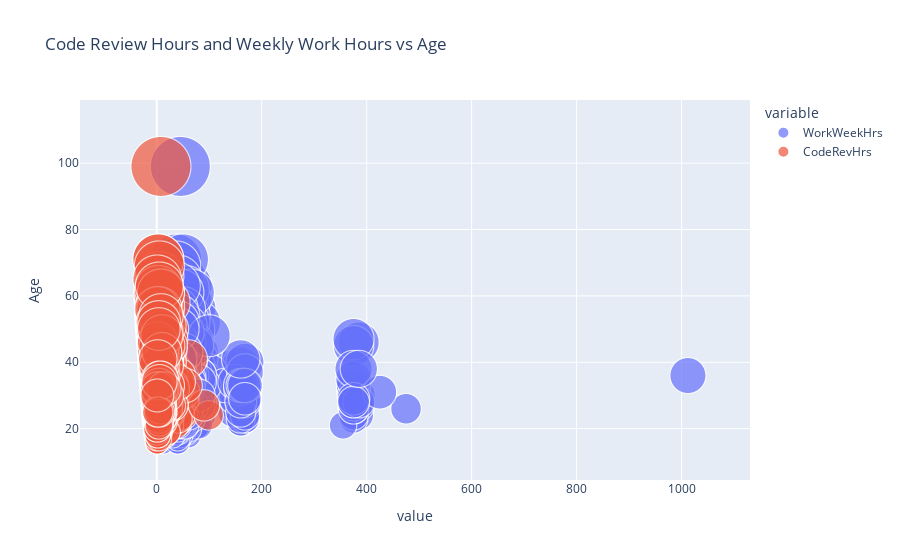

Notebook code cell kept with this figure:
### Code cell
df_new = df.dropna(axis=0)
fig = px.scatter(df_new, x=["WorkWeekHrs", "CodeRevHrs"], y="Age", size="Age", 
                 title="Code Review Hours and Weekly Work Hours vs Age", size_max=60)
fig.show()

### Figure 1 — Plotly figure (JSON) as saved in the notebook; plotly's stock layout.template omitted (floating-point values rounded to 4 significant figures; data arrays with more than 128 entries replaced by an {"elided": "..."} marker saying what was removed)
{"data": [{"hovertemplate": "variable=WorkWeekHrs<br>value=%{x}<br>Age=%{marker.size}<extra></extra>", "legendgroup": "WorkWeekHrs", "marker": {"color": "#636efa", "size": {"elided": "8669 int values"}, "sizemode": "area", "sizeref": 0.0275, "symbol": "circle"}, "mode": "markers", "name": "WorkWeekHrs", "showlegend": true, "type": "scattergl", "x": {"elided": "8669 float values"}, "xaxis": "x", "y": {"elided": "8669 int values"}, "yaxis": "y"}, {"hovertemplate": "variable=CodeRevHrs<br>value=%{x}<br>Age=%{marker.size}<extra></extra>", "legendgroup": "CodeRevHrs", "marker": {"color": "#EF553B", "size": {"elided": "8669 int values"}, "sizemode": "area", "sizeref": 0.0275, "symbol": "circle"}, "mode": "markers", "name": "CodeRevHrs", "showlegend": true, "type": "scattergl", "x": {"elided": "8669 float values"}, "xaxis": "x", "y": {"elided": "8669 int values"}, "yaxis": "y"}], "layout": {"autosize": true, "legend": {"itemsizing": "constant", "title": {"text": "variable"}, "tracegroupgap": 0}, "title": {"text": "Code Review Hours and Weekly Work Hours vs Age"}, "xaxis": {"anchor": "y", "autorange": true, "domain": [0, 1], "range": [-160.9, 1140.0], "title": {"text": "value"}, "type": "linear"}, "yaxis": {"anchor": "x", "autorange": true, "domain": [0, 1], "range": [0.6839, 127.7], "title": {"text": "Age"}, "type": "linear"}}}
